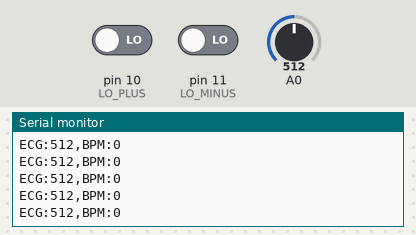
Simulated run of this sketch. Board: Arduino Uno, built with avr-gcc and run on an emulated ATmega328P. Shown: the last lines printed to the serial monitor. The inputs (shaded band) are chosen by the test bench; at power-on: A0 = 512, pin 10 (LO_PLUS) LOW, pin 11 (LO_MINUS) LOW.

Above: at 1.2 s.
1.3 s: A0 set to 460
At 1.8 s:
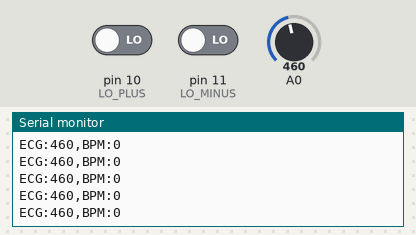
2.8 s: pin 10 (LO_PLUS) driven HIGH
At 3.7 s:
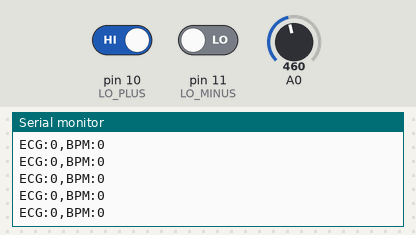
Timing chart, 0 to 5.8 s (numbered marks = the images above; inputs shaded):
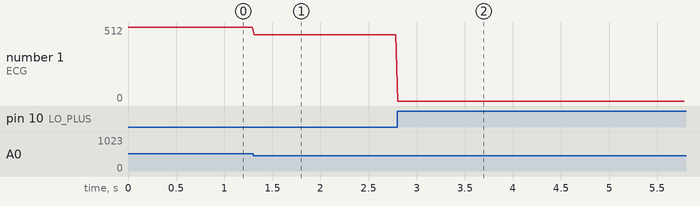

Measured:
- after the input at 1.3 s, the serial monitor: prints a new line at once (image 1)
- after the input at 2.8 s, the serial monitor: prints a new line at once (image 2)
- plotted number 1: 512 → 460 after the input at 1.3 s

The sketch:

ECG_Arduino_code.ino
```cpp
const int LO_PLUS  = 10;
const int LO_MINUS = 11;

const int THRESH = 470;
const unsigned long MIN_RR   = 333;   // ~120 BPM max limit
const unsigned long MAX_RR   = 2000;  // ~30  BPM min limit

bool          aboveThresh    = false;
unsigned long lastPeakMs     = 0;
int           bpm            = 0;

void detectBPM(int ecgVal) {
  if (ecgVal > THRESH && !aboveThresh) {        // ← rising edge cross
    unsigned long now = millis();
    unsigned long rr  = now - lastPeakMs;
    if (lastPeakMs > 0 && rr >= MIN_RR && rr <= MAX_RR) {
      bpm = (int)(60000UL / rr);               // BPM = 60s / RR-interval
    }
    lastPeakMs  = now;
    aboveThresh = true;                         // duplicate peak
  } else if (ecgVal <= THRESH) {
    aboveThresh = false;                        // next peak
  }
}


void setup() {
  Serial.begin(115200);
  pinMode(LO_PLUS,  INPUT);
  pinMode(LO_MINUS, INPUT);
  randomSeed(analogRead(A2));
}


void loop() {
  if (digitalRead(LO_PLUS) == HIGH || digitalRead(LO_MINUS) == HIGH) {

    Serial.println("ECG:0,BPM:0");

    aboveThresh = false;
  } else {
    int ecgVal = analogRead(A0);
    detectBPM(ecgVal);
    Serial.print("ECG:");
    Serial.print(ecgVal);
    Serial.print(",BPM:");
    Serial.println(bpm);
  }
  delay(20);
}
```
